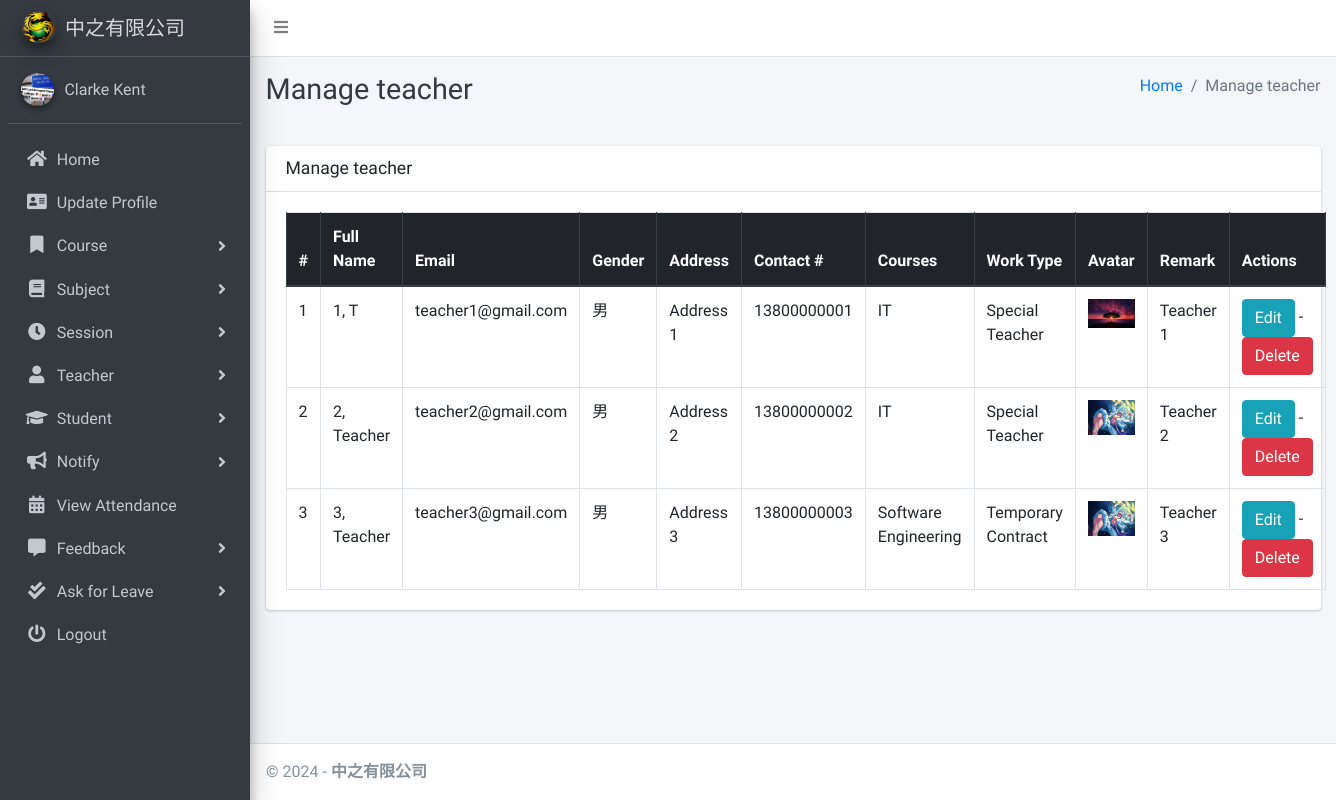
Page /teacher/manage/ (signed in) on the committed database.
### main_app/models.py (models this page shows, shortened)
class CustomUser(AbstractUser):
    USER_TYPE = ((1, "HOD"), (2, "Teacher"), (3, "Student"))
    GENDER = [("M", "Male"), ("F", "Female")]
    username = None  # Removed username, using email instead
    email = models.EmailField(unique=True)
    user_type = models.CharField(default=1, choices=USER_TYPE, max_length=1)
    gender = models.CharField(max_length=1, choices=GENDER)
    profile_pic = models.ImageField()
    address = models.TextField()
    contact_num = models.TextField(default="")
    remark = models.TextField(default="")
    fcm_token = models.TextField(default="")  # For firebase notifications
    created_at = models.DateTimeField(auto_now_add=True)
    updated_at = models.DateTimeField(auto_now=True)
    USERNAME_FIELD = "email"
    REQUIRED_FIELDS = []
    objects = CustomUserManager()
    def __str__(self):
        return self.last_name + ", " + self.first_name

class Teacher(models.Model):
    course = models.ForeignKey(Course, on_delete=models.DO_NOTHING, null=True, blank=False)
    admin = models.OneToOneField(CustomUser, on_delete=models.CASCADE)
    work_type = models.CharField(max_length = 30, blank = True) #Special/Temporary

class Course(models.Model):
    name = models.CharField(max_length=120)
    created_at = models.DateTimeField(auto_now_add=True)
    updated_at = models.DateTimeField(auto_now=True)

### main_app/hod_views.py (the view)
# urls.py: path("teacher/manage/", hod_views.manage_teacher, name='manage_teacher'),
def manage_teacher(request):
    allteacher = CustomUser.objects.filter(user_type=2)
    context = {
        'allteacher': allteacher,
        'page_title': 'Manage teacher'
    }
    return render(request, "hod_template/manage_teacher.html", context)

### main_app/templates/hod_template/manage_teacher.html (shortened to what this page needs)
{% extends 'main_app/base.html' %}
{% load static %}
{% block page_title %}{{page_title}}{% endblock page_title %}
{% block content %}
<section class="content">
    <div class="container-fluid">
        <div class="row">
            <div class="col-md-12">
                <div class="card">
                    <div class="card-header">
                        <h3 class="card-title">{{page_title}}</h3>
                    </div>
                    <div class="card-body">
                        <table id="example2" class="table table-bordered table-hover">
                            <thead class="thead-dark">
                                <tr>
                                    <th>#</th>
                                    <th>Full Name</th>
                                    <th>Email</th>
                                    <th>Gender</th>
                                    <th>Address</th>
                                    <th>Contact #</th>
                                    <th>Courses</th>
                                    <th>Work Type</th>
                                    <th>Avatar</th>
                                    <th>Remark</th>
                                    <th>Actions</th>
                                </tr>
                            </thead>
                            <tbody>
                                {% for teacher in allteacher %}
                                <tr>
                                    <td>{{ forloop.counter }}</td>
                                    <td>{{teacher.last_name}}, {{teacher.first_name}}</td>
                                    <td>{{teacher.email}}</td>
                                    <td>{{teacher.gender}}</td>
                                    <td>{{teacher.address}}</td>
                                    <td>{{teacher.contact_num}}</td>
                                    <td>{{teacher.teacher.course.name}}</td>
                                    <td>{{teacher.teacher.work_type}}</td>
                                    <td>
                                        {% if teacher.profile_pic == ""  %}
                                        No Image
                                        {% else %}
                                        <img class="img img-fluid mb-2" height="56" width="56"
                                            src="{{teacher.profile_pic}}" alt="">
                                        {% endif %}
                                    </td>
                                    <td>{{teacher.remark}}</td>
                                    <td>
                                        <a href="{% url 'edit_teacher' teacher.teacher.id %}" class="btn btn-info">Edit</a> -
                                        <a href="{% url 'delete_teacher' teacher.teacher.id %}" class="btn btn-danger" onclick="return confirm('Are you sure about this ?')">Delete</a>
                                    </td>
                                </tr>
                                {% endfor %}
                            </tbody>
                        </table>
                    </div>
                </div>
            </div>
        </div>
    </div>
</section>
{% endblock content %}

### rows in the picture
CustomUser: last_name "1", first_name "T", email "teacher1@gmail.com", gender "男", address "Address 1", contact_num "13800000001", teacher.course.name "IT", teacher.work_type "Special Teacher", profile_pic (picture), remark "Teacher 1"
CustomUser: last_name "2", first_name "Teacher", email "teacher2@gmail.com", gender "男", address "Address 2", contact_num "13800000002", teacher.course.name "IT", teacher.work_type "Special Teacher", remark "Teacher 2"
CustomUser: last_name "3", first_name "Teacher", email "teacher3@gmail.com", gender "男", address "Address 3", contact_num "13800000003", teacher.course.name "Software Engineering", teacher.work_type "Temporary Contract", remark "Teacher 3"

### other values in the picture
{{ page_title }} "Manage teacher"
